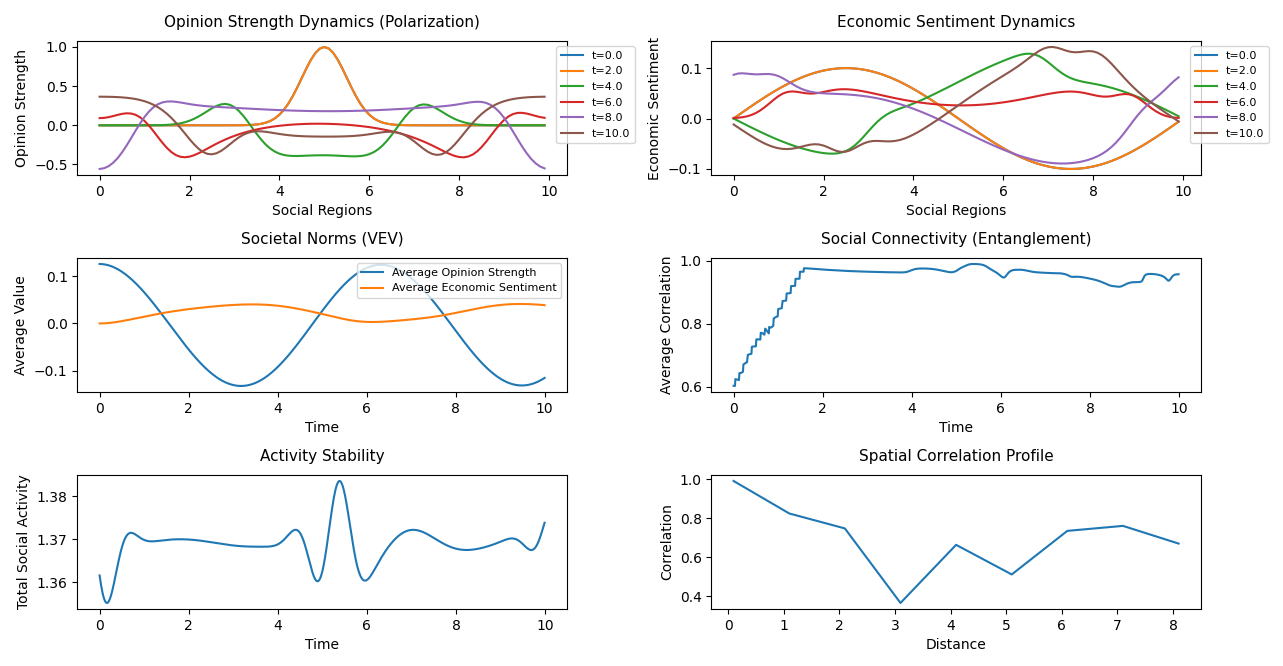

Here is the Python script that generated this plot:
import numpy as np
import matplotlib.pyplot as plt

# Parameters
N = 100  # Number of spatial grid points
L = 10.0  # Spatial domain size
dx = L / N  # Spatial grid spacing
dt = 0.01  # Time step
T = 1000  # Number of time steps
m_phi, m_psi = 1.0, 1.0  # Field masses (inertia of social variables)
lam, eta = 0.1, 0.1  # Self-coupling constants (self-reinforcement)
g = 0.5  # Field coupling constant (interdependence)
window_size = 10  # Window size for entanglement approximation

# Social interpretation parameters
phi_label = "Opinion Strength"  # φ represents political opinion (-1: liberal, +1: conservative)
psi_label = "Economic Sentiment"  # ψ represents economic optimism/pessimism (-1: pessimistic, +1: optimistic)
grid_label = "Social Regions"  # Spatial grid represents geographic or network regions

# Local energy density function (for φ only, focusing on opinion dynamics)
def local_energy_density(phi, pi, dx, m_phi, lam):
    """
    Compute local energy density for φ field, representing social activity (e.g., opinion intensity).
    Inputs:
        phi: Field values (opinion strength)
        pi: Conjugate momentum (rate of change of opinion)
        dx: Spatial grid spacing
        m_phi: Mass parameter (inertia)
        lam: Self-coupling (self-reinforcement)
    Returns:
        energy: Energy density array
    """
    grad_phi = (np.roll(phi, -1) - np.roll(phi, 1)) / (2 * dx)  # Periodic central difference
    energy = 0.5 * pi**2 + 0.5 * grad_phi**2 + 0.5 * m_phi**2 * phi**2 + 0.25 * lam * phi**4
    return energy

# Initialize fields
x = np.linspace(0, L, N, endpoint=False)
phi, psi = np.zeros(N), np.zeros(N)
pi_phi, pi_psi = np.zeros(N), np.zeros(N)
phi = np.exp(-(x - L/2)**2 / 0.5)  # Initial opinion surge in central region
psi = 0.1 * np.sin(2 * np.pi * x / L)  # Oscillating economic sentiment

# Storage for analysis
phi_history = [phi.copy()]  # Store φ snapshots for visualization
psi_history = [psi.copy()]  # Store ψ snapshots
vev_phi = [np.mean(phi)]  # VEV of φ (average opinion)
vev_psi = [np.mean(psi)]  # VEV of ψ (average economic sentiment)
entanglement_time = []  # Average correlation (social connectivity)
energies = []  # Total energy (social activity)
phase_space = [(phi.copy(), pi_phi.copy())]  # Store (φ, π_φ ${({ \phi }}) for phase space

# Time evolution
for t in range(T):
    # Compute Laplacians (spatial diffusion of social variables)
    lap_phi = (np.roll(phi, -1) - 2 * phi + np.roll(phi, 1)) / dx**2
    lap_psi = (np.roll(psi, -1) - 2 * psi + np.roll(psi, 1)) / dx**2
    
    # Equations of motion (social dynamics with self-reinforcement and coupling)
    d2_phi = lap_phi - m_phi**2 * phi - lam * phi**3 + 2 * g * phi * psi
    d2_psi = lap_psi - m_psi**2 * psi - eta * psi**3 + g * phi**2
    
    # Leapfrog updates
    pi_phi += dt * d2_phi
    pi_psi += dt * d2_psi
    phi += dt * pi_phi
    psi += dt * pi_psi
    
    # Store data at selected times (every 200 steps)
    if t % 200 == 0:
        phi_history.append(phi.copy())
        psi_history.append(psi.copy())
        phase_space.append((phi.copy(), pi_phi.copy()))
    
    # Compute VEV (societal norms)
    vev_phi.append(np.mean(phi))
    vev_psi.append(np.mean(psi))
    
    # Compute total energy (social activity level)
    grad_phi = (np.roll(phi, -1) - np.roll(phi, 1)) / (2 * dx)
    grad_psi = (np.roll(psi, -1) - np.roll(psi, 1)) / (2 * dx)
    potential = (0.5 * m_phi**2 * phi**2 + 0.5 * m_psi**2 * psi**2 + 
                 0.25 * lam * phi**4 + 0.25 * eta * psi**4 - g * phi**2 * psi)
    energy = (0.5 * pi_phi**2 + 0.5 * pi_psi**2 + 0.5 * grad_phi**2 + 
              0.5 * grad_psi**2 + potential).sum() * dx
    energies.append(energy)
    
    # Entanglement approximation (social connectivity)
    entanglement_approx = []
    for i in range(len(phi) - window_size):
        A = local_energy_density(phi[i:i+window_size], pi_phi[i:i+window_size], dx, m_phi, lam)
        B = local_energy_density(phi[i+1:i+1+window_size], pi_phi[i+1:i+1+window_size], dx, m_phi, lam)
        if np.std(A) > 1e-10 and np.std(B) > 1e-10:
            mutual = np.corrcoef(A, B)[0, 1]
        else:
            mutual = 0.0
        entanglement_approx.append(mutual)
    entanglement_time.append(np.mean(entanglement_approx))

# Spatial correlation profile (range of social influence)
distances = np.arange(1, N - window_size + 1, 10)  # Ensure d + window_size <= N
correlations = []
for d in distances:
    A = local_energy_density(phi[0:window_size], pi_phi[0:window_size], dx, m_phi, lam)
    B = local_energy_density(phi[d:d+window_size], pi_phi[d:d+window_size], dx, m_phi, lam)
    if np.std(A) > 1e-10 and np.std(B) > 1e-10:
        correlations.append(np.corrcoef(A, B)[0, 1])
    else:
        correlations.append(0.0)

# Visualization with adjusted layout to prevent text overlap
plt.figure(figsize=(15, 12))

# Adjust subplot spacing
plt.subplots_adjust(hspace=0.4, wspace=0.3)  # Increase vertical and horizontal spacing

# Panel 1: Opinion dynamics (φ evolution, symmetry breaking)
plt.subplot(3, 2, 1)
for i, phi_snap in enumerate(phi_history):
    plt.plot(x, phi_snap, label=f't={i*200*dt:.1f}')
plt.xlabel(grid_label, fontsize=10)
plt.ylabel(phi_label, fontsize=10)
plt.title(f'{phi_label} Dynamics (Polarization)', fontsize=11, pad=10)
plt.legend(fontsize=8, loc='upper right', bbox_to_anchor=(1.15, 1.0))

# Panel 2: Economic sentiment dynamics (ψ evolution)
plt.subplot(3, 2, 2)
for i, psi_snap in enumerate(psi_history):
    plt.plot(x, psi_snap, label=f't={i*200*dt:.1f}')
plt.xlabel(grid_label, fontsize=10)
plt.ylabel(psi_label, fontsize=10)
plt.title(f'{psi_label} Dynamics', fontsize=11, pad=10)
plt.legend(fontsize=8, loc='upper right', bbox_to_anchor=(1.15, 1.0))

# Panel 3: Vacuum expectation values (societal norms)
plt.subplot(3, 2, 3)
plt.plot(np.arange(T+1) * dt, vev_phi, label=f'Average {phi_label}')
plt.plot(np.arange(T+1) * dt, vev_psi, label=f'Average {psi_label}')
plt.xlabel('Time', fontsize=10)
plt.ylabel('Average Value', fontsize=10)
plt.title('Societal Norms (VEV)', fontsize=11, pad=10)
plt.legend(fontsize=8, loc='upper right')

# Panel 4: Entanglement (social connectivity)
plt.subplot(3, 2, 4)
plt.plot(np.arange(T) * dt, entanglement_time)
plt.xlabel('Time', fontsize=10)
plt.ylabel('Average Correlation', fontsize=10)
plt.title('Social Connectivity (Entanglement)', fontsize=11, pad=10)

# Panel 5: Energy (social activity stability)
plt.subplot(3, 2, 5)
plt.plot(np.arange(T) * dt, energies)
plt.xlabel('Time', fontsize=10)
plt.ylabel('Total Social Activity', fontsize=10)
plt.title('Activity Stability', fontsize=11, pad=10)

# Panel 6: Spatial correlation profile (range of influence)
plt.subplot(3, 2, 6)
plt.plot(distances * dx, correlations)
plt.xlabel('Distance', fontsize=10)
plt.ylabel('Correlation', fontsize=10)
plt.title('Spatial Correlation Profile', fontsize=11, pad=10)

# Apply tight layout with extra padding
plt.tight_layout(pad=2.0)

# Show the plot
plt.show()

# Phase space plot (chaotic dynamics)
plt.figure(figsize=(8, 6))
for phi_snap, pi_snap in phase_space[::2]:  # Plot every other snapshot
    plt.scatter(phi_snap[::10], pi_snap[::10], s=5, alpha=0.5)
plt.xlabel(phi_label, fontsize=10)
plt.ylabel(f'Rate of Change of {phi_label}', fontsize=10)
plt.title('Phase Space (Chaotic Dynamics)', fontsize=11, pad=10)
plt.tight_layout(pad=2.0)
plt.show()
